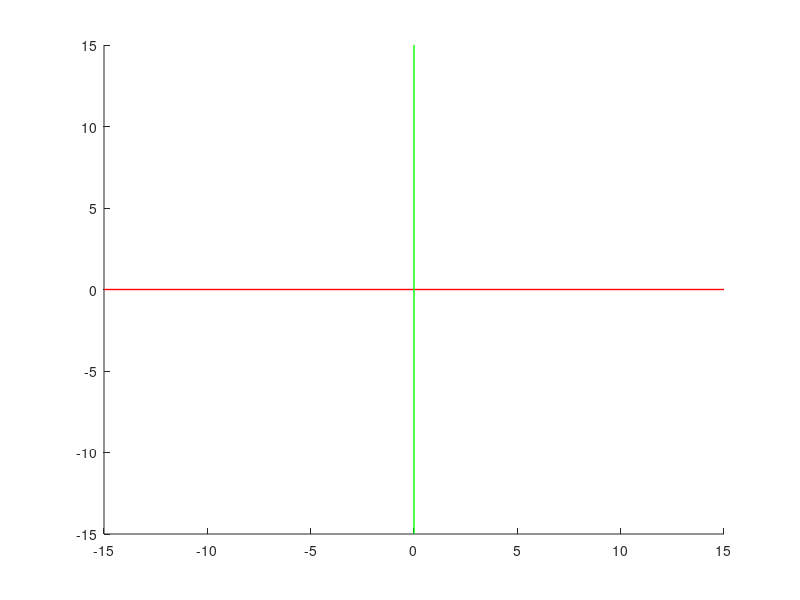

Reproduce this figure in MATLAB.
function imprimirejescoordenados();
line ([-15 15],[0 0],[0 0], 'color', [1 0 0], 'linewidth',1); %Establece el eje X Rojo 
line ([0 0],[-15 15],[0 0], 'color', [0 1 0], 'linewidth',1); %Establece el eje Y Verde 
end
